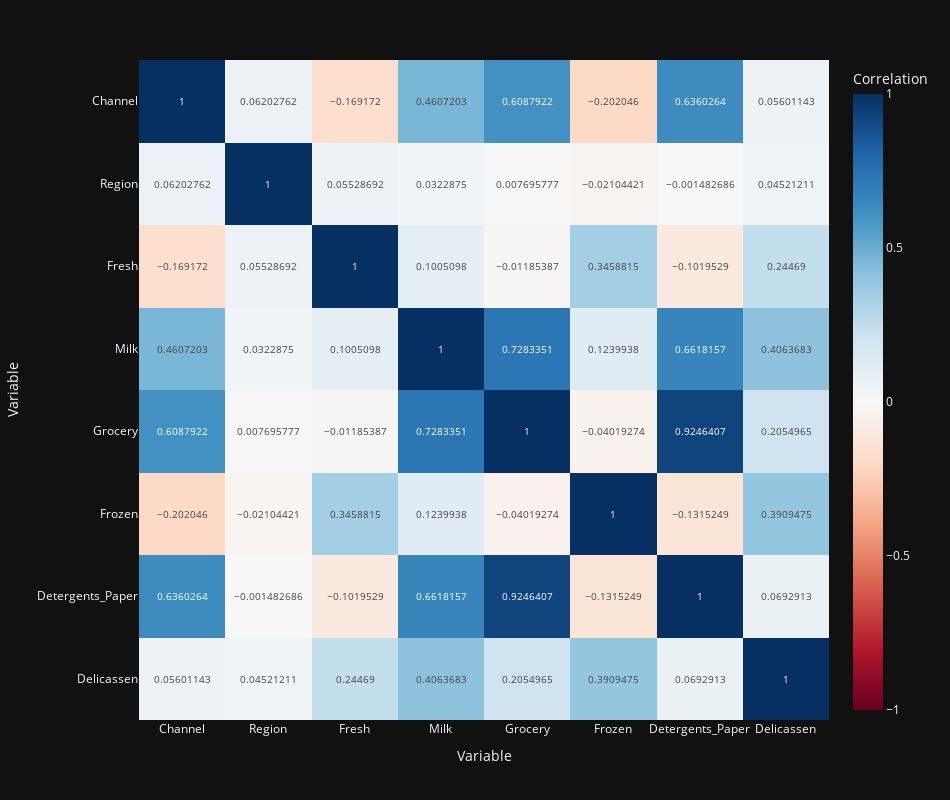

Notebook source saved alongside this figure:
### Markdown cell above
**TASK: Create an annotated clustermap of the correlations between spending on different cateogires.**

### Code cell
fig = px.imshow(
    df.corr(),
    x=df.columns,
    y=df.columns,
    labels=dict(x="Variable", y="Variable", color="Correlation"),
    color_continuous_scale="RdBu",
    color_continuous_midpoint=0,
    aspect="auto",
    text_auto=True
).update_layout(
    width=950,
    height=800,
    font=dict(size=12)
).update_traces(
    textfont=dict(size=10)
)

fig.show()

### Figure 1 — Plotly figure (JSON) as saved in the notebook; plotly's stock layout.template omitted (floating-point values rounded to 4 significant figures)
{"data": [{"coloraxis": "coloraxis", "name": "0", "texttemplate": "%{z}", "x": ["Channel", "Region", "Fresh", "Milk", "Grocery", "Frozen", "Detergents_Paper", "Delicassen"], "y": ["Channel", "Region", "Fresh", "Milk", "Grocery", "Frozen", "Detergents_Paper", "Delicassen"], "z": [[1.0, 0.06203, -0.1692, 0.4607, 0.6088, -0.202, 0.636, 0.05601], [0.06203, 1.0, 0.05529, 0.03229, 0.007696, -0.02104, -0.001483, 0.04521], [-0.1692, 0.05529, 1.0, 0.1005, -0.01185, 0.3459, -0.102, 0.2447], [0.4607, 0.03229, 0.1005, 1.0, 0.7283, 0.124, 0.6618, 0.4064], [0.6088, 0.007696, -0.01185, 0.7283, 1.0, -0.04019, 0.9246, 0.2055], [-0.202, -0.02104, 0.3459, 0.124, -0.04019, 1.0, -0.1315, 0.3909], [0.636, -0.001483, -0.102, 0.6618, 0.9246, -0.1315, 1.0, 0.06929], [0.05601, 0.04521, 0.2447, 0.4064, 0.2055, 0.3909, 0.06929, 1.0]], "type": "heatmap", "xaxis": "x", "yaxis": "y", "hovertemplate": "Variable: %{x}<br>Variable: %{y}<br>Correlation: %{z}<extra></extra>", "textfont": {"size": 10}}], "layout": {"xaxis": {"anchor": "y", "domain": [0.0, 1.0], "title": {"text": "Variable"}}, "yaxis": {"anchor": "x", "domain": [0.0, 1.0], "autorange": "reversed", "title": {"text": "Variable"}}, "coloraxis": {"colorbar": {"title": {"text": "Correlation"}}, "colorscale": [[0.0, "rgb(103,0,31)"], [0.1, "rgb(178,24,43)"], [0.2, "rgb(214,96,77)"], [0.3, "rgb(244,165,130)"], [0.4, "rgb(253,219,199)"], [0.5, "rgb(247,247,247)"], [0.6, "rgb(209,229,240)"], [0.7, "rgb(146,197,222)"], [0.8, "rgb(67,147,195)"], [0.9, "rgb(33,102,172)"], [1.0, "rgb(5,48,97)"]], "cmid": 0}, "margin": {"t": 60}, "font": {"size": 12}, "width": 950, "height": 800}}
